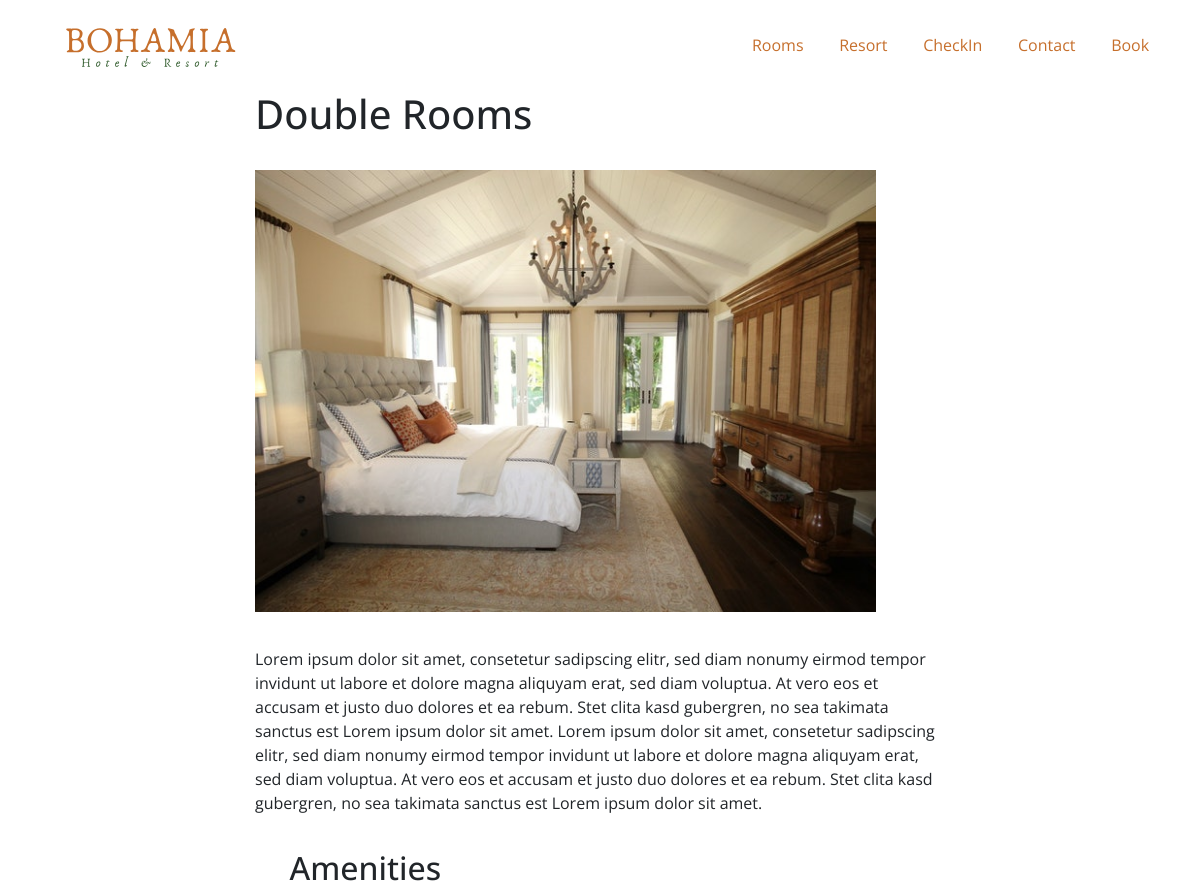
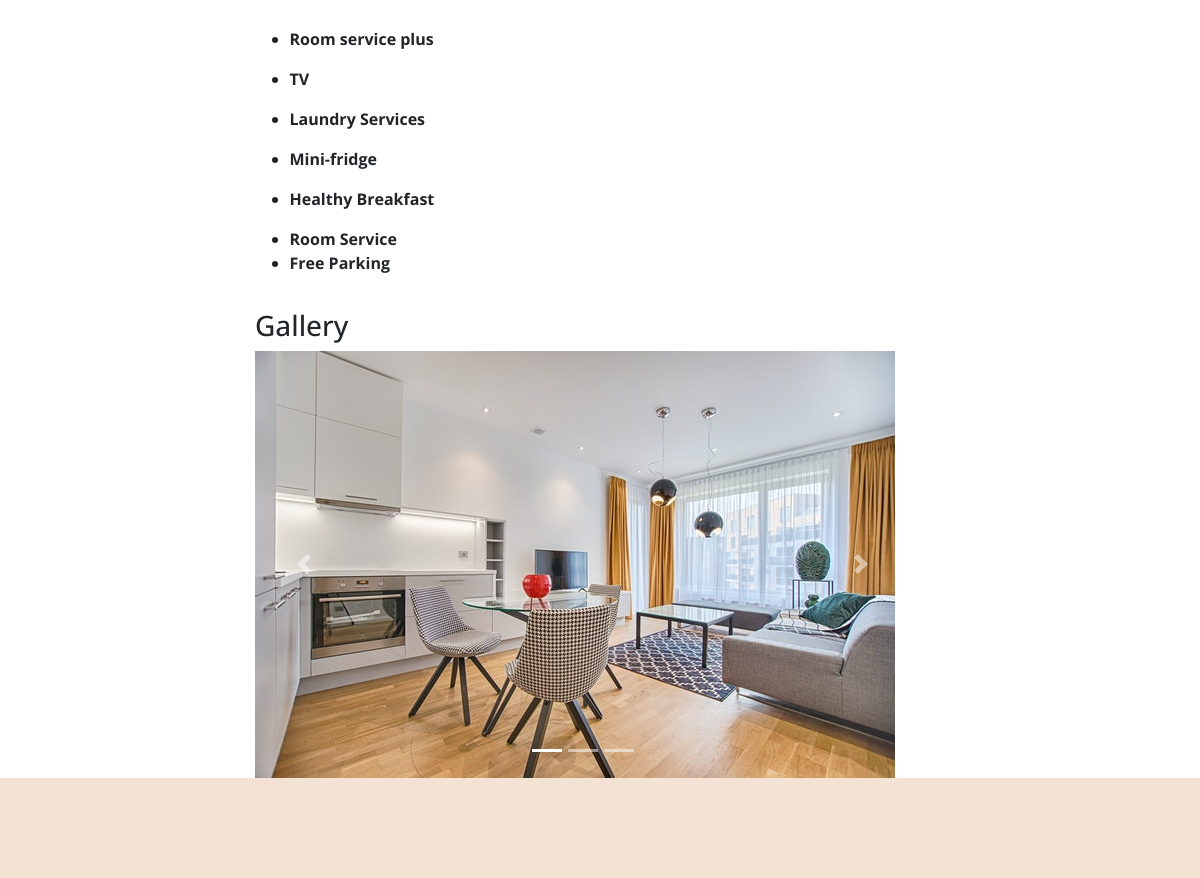
/hotel/room/double/, run on the app's committed database (2 pictures, top to bottom).
### hotel/models.py (models this page shows, shortened)
class Roomtype(models.Model):
    room_type = models.CharField(max_length=9,
                  choices=room_choices,
                  default="single" )
    number=models.IntegerField()
    price_per_night=models.FloatField()
    description=RichTextField(blank=True,null=True)
    amenities=RichTextField(blank=True,null=True)
    image1=models.FileField(null=True)
    image2=models.FileField(null=True)
    image3=models.FileField(null=True)
    image4=models.FileField(null=True)

### hotel/views.py (the view)
# urls.py: path('room/<slug:type1>/', views.roomdetail, name='roomdetail'),
def roomdetail(request,type1):
    room=Roomtype.objects.all().filter(room_type__contains=type1)[0]
    print(14)
    print(room.room_type)
    return render(request,'hotel/roomdetail.html' ,{'room':room})

### hotel/templates/hotel/roomdetail.html (shortened to what this page needs)
{% extends 'base.html'%}
{% load static %}
{% block content %}
<div class="container">
  <h1> {{ room.room_type|title}} Rooms</h1>
<br>
  <div class="image-main">
    <img src="{{room.image1.url}}" alt="" width="100%">
  </div>
<div class="description">
    {{room.description|safe}}
</div>
  <div class="amenities">
        <h2 style="margin: auto; margin-bottom: 5%;"> Amenities </h2>
        {{room.amenities|safe}}
  </div>
  <h3 >Gallery</h3>
  <div class="gallery">
    <br>
    <br>
    <div style="width:100%;">
        <div id="carouselExampleIndicators" class="carousel slide" data-ride="carousel">
            <ol class="carousel-indicators">
              <li data-target="#carouselExampleIndicators" data-slide-to="0" class="active"></li>
              <li data-target="#carouselExampleIndicators" data-slide-to="1"></li>
              <li data-target="#carouselExampleIndicators" data-slide-to="2"></li>
            </ol>
            <div class="carousel-inner">
              <div class="carousel-item active">
                <img src="{{ room.image2.url}}" alt="">
              </div>
            </div>
            <a class="carousel-control-prev" href="#carouselExampleIndicators" role="button" data-slide="prev">
              <span class="carousel-control-prev-icon" aria-hidden="true"></span>
            </a>
            <a class="carousel-control-next" href="#carouselExampleIndicators" role="button" data-slide="next">
              <span class="carousel-control-next-icon" aria-hidden="true"></span>
            </a>
          </div>
      </div>
  </div>
</div>
{% endblock %}

### static/css/bohamiastyle.css (style rules this page uses)
* { padding:0px; margin: 0px; box-sizing: border-box; }
body { font-family: 'Open Sans', sans-serif; }
a { text-decoration: none; color:#c66f2c; }

### hotel/templates/hotel/roomdetail.html (style rules this page uses)
.container { width: 60%; margin:auto }
.gallery { display: flex; width:95%; justify-content: space-between; }
.image-main { margin-bottom:5%; width:90%; }
.description { margin-bottom: 5%; }
.amenities { margin-bottom: 5%; margin-left: 5%; }

### data on the page
Roomtype: room_type "Double", image1 (picture), description "Lorem ipsum dolor sit amet, consetetur sadipscing elitr, sed diam nonumy eirmod tempor invidunt ut labore et dolore magna aliquyam erat, sed diam voluptua. At vero eos et accusam et justo duo dolores et ea rebum. Stet clita kasd gubergren, no sea takimata sanctus est Lorem ipsum dolor sit amet. Lorem ipsum dolor sit amet, consetetur sadipscing elitr, sed diam nonumy eirmod tempor invidunt ut labore et dolore magna aliquyam erat, sed diam voluptua. At vero eos et accusam et justo duo dolores et ea rebum. Stet clita kasd gubergren, no sea takimata sanctus est Lorem ipsum dolor sit amet.", amenities "Room service plus TV Laundry Services Mini-fridge Healthy Breakfast Room Service Free Parking", image2 (picture)
